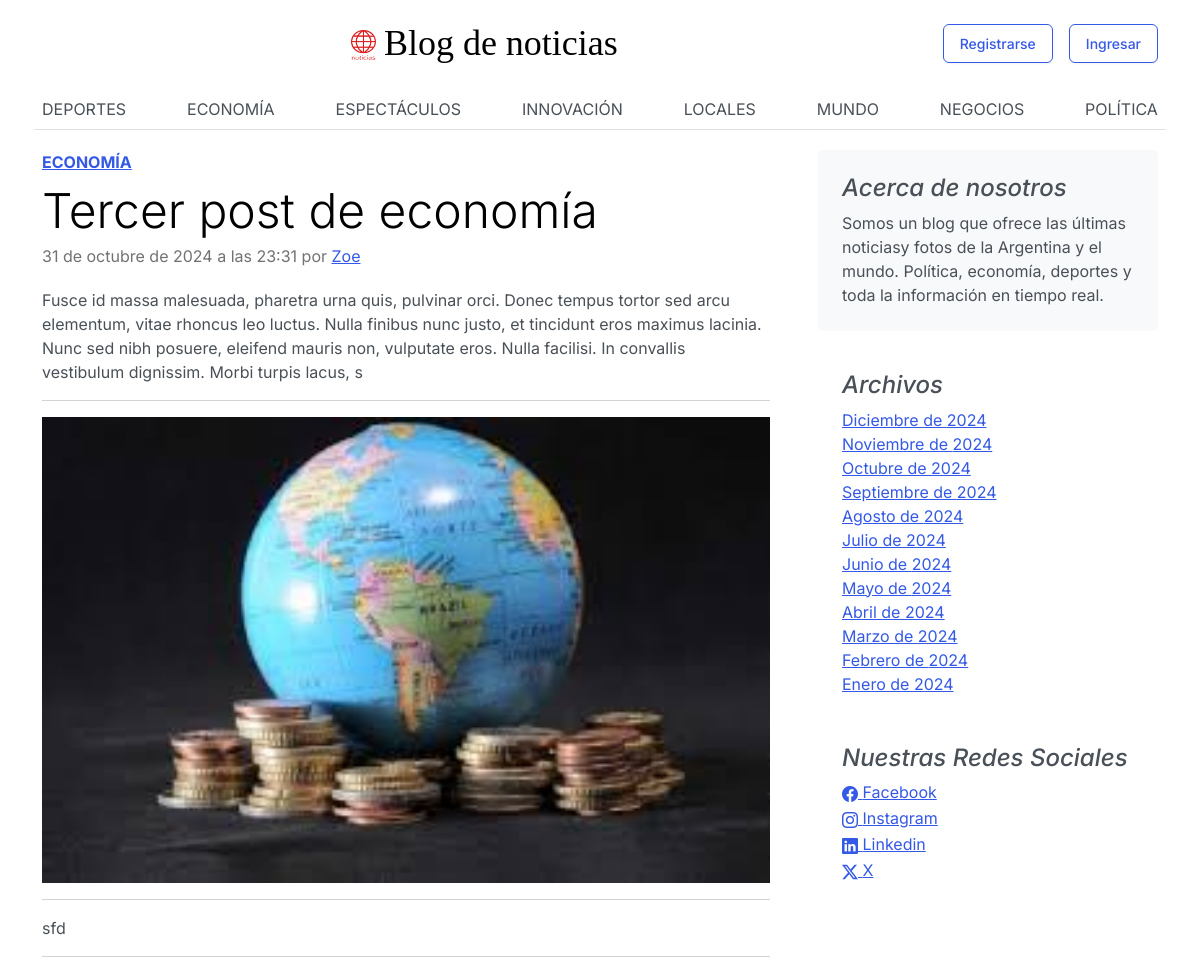
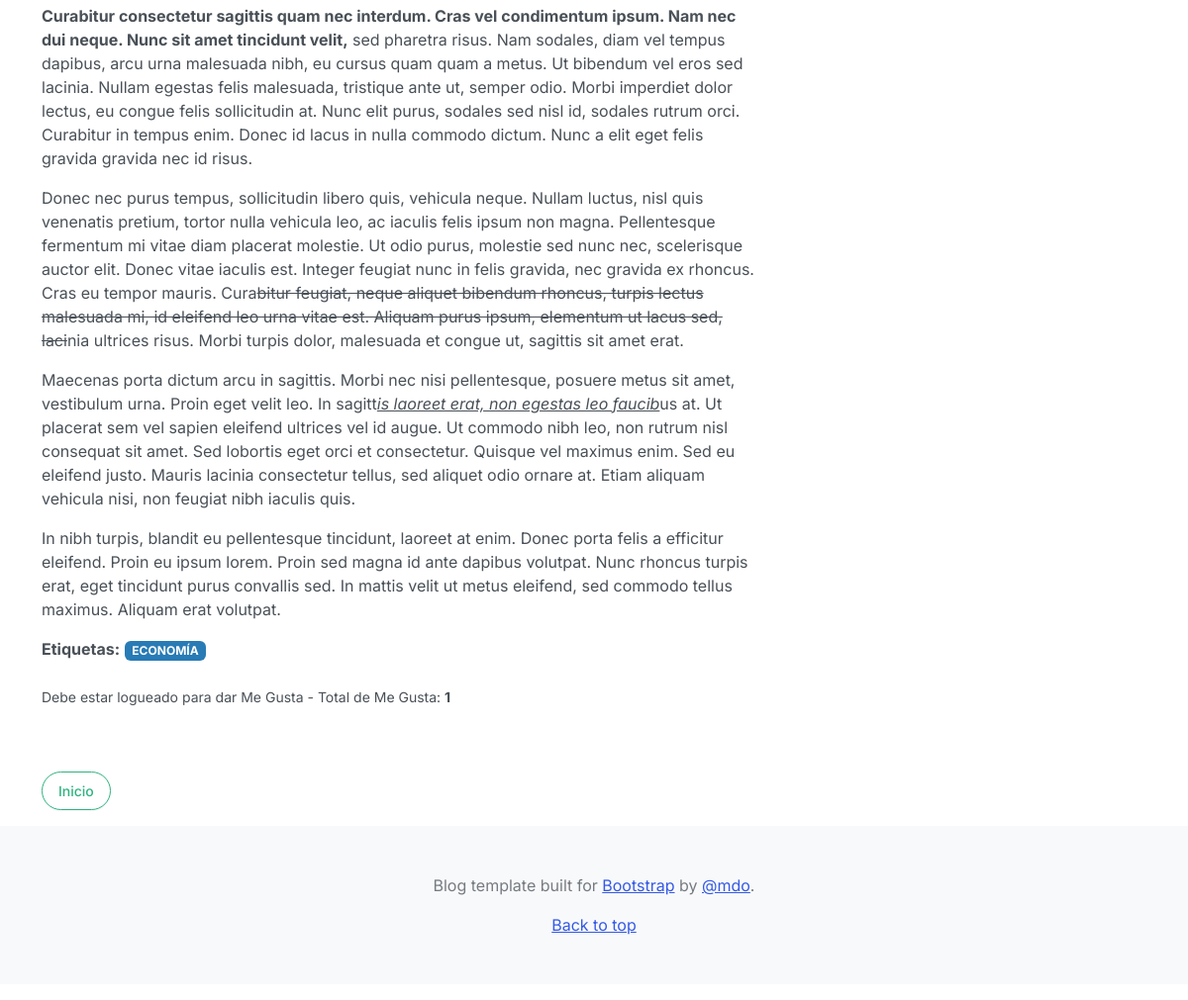
/post/11, run on the app's committed database (2 pictures, top to bottom).
### core/models.py (models this page shows, shortened)
class Category(models.Model):
    name = models.CharField(max_length=200, unique=True, verbose_name='Nombre')
    active = models.BooleanField(default=True, verbose_name='Activo')
    created = models.DateTimeField(auto_now_add=True, verbose_name='Fecha de creacion')
    updated = models.DateTimeField(auto_now=True, verbose_name= 'Fecha de modificación')
    class Meta:
        verbose_name= 'Categoría'
        verbose_name_plural = 'Categorías'
        ordering = ['name']
    def __str__(self):
        return self.name

class Post(models.Model):
    title = models.CharField(max_length=250, verbose_name='Titulo')
    excerpt = models.TextField(verbose_name='Bajada')
    content = models.TextField(verbose_name='Contenido')
    image = models.ImageField(upload_to='posts', null=True, blank= True, verbose_name='Imagen')
    image_description = models.TextField(max_length=200, verbose_name='Descripción de imagen', blank=True, null=True)
    published = models.BooleanField(default=False, verbose_name='Publicado')
    category = models.ForeignKey(Category, on_delete=models.CASCADE, related_name='get_posts', verbose_name='Categoría')
    author = models.ForeignKey(User, on_delete=models.CASCADE, related_name='get_posts', verbose_name='Autor')
    tags = models.ManyToManyField(Tag, verbose_name='Etiquetas')
    likes = models.ManyToManyField(User, related_name='blog_post', blank=True , verbose_name='Me gusta')
    created = models.DateTimeField(auto_now_add=True, verbose_name='Fecha de creacion')
    updated = models.DateTimeField(auto_now=True, verbose_name= 'Fecha de modificación')
    class Meta:
        verbose_name= 'Publicación'
        verbose_name_plural = 'Publicaciones'
        ordering = ['-created']
    def total_likes(self):
        return self.likes.count()

class Tag(models.Model):
    name = models.CharField(max_length=200, unique=True, verbose_name='Nombre')
    active = models.BooleanField(default=True, verbose_name='Activo')
    created = models.DateTimeField(auto_now_add=True, verbose_name='Fecha de creacion')
    updated = models.DateTimeField(auto_now=True, verbose_name= 'Fecha de modificación')
    class Meta:
        verbose_name= 'Etiqueta'
        verbose_name_plural = 'Etiquetas'
        ordering = ['name']

class About(models.Model):
    description = models.CharField(max_length=350, verbose_name='Descripción')
    created = models.DateTimeField(auto_now_add=True, verbose_name='Fecha de creacion')
    updated = models.DateTimeField(auto_now=True, verbose_name= 'Fecha de modificación')
    class Meta:
        verbose_name= 'Acerca de '
        verbose_name_plural = 'Acerca de nosotros'
        ordering = ['-created']
    def __str__(self):
        return self.description

class Link(models.Model):
    key = models.CharField(max_length=100, verbose_name='Key link')
    name = models.CharField(max_length=120, verbose_name='Red social')
    url = models.URLField(max_length=350,verbose_name='Enlace', blank=True, null=True)
    icon = models.CharField(max_length=100, verbose_name='Icono', blank=True, null=True)
    created = models.DateTimeField(auto_now_add=True, verbose_name='Fecha de creacion')
    updated = models.DateTimeField(auto_now=True, verbose_name= 'Fecha de modificación')
    class Meta:
        verbose_name= 'Red social '
        verbose_name_plural = 'Redes sociales'
        ordering = ['name']

### core/views.py (the view)
# urls.py: path('post/<int:post_id>', views.post, name="post"),
def post(request, post_id):
    try:
        post = get_object_or_404(Post, id=post_id)
        total_likes = post.total_likes()
        liked = False
        if post.likes.filter(id=request.user.id).exists():
            liked = True
        return render(request, 'core/detail.html',{'post':post, 'total_likes':total_likes, 'liked':liked})
    except:
        return render(request, 'core/404.html')

### core/processors.py (called while the page is built)
def ctx_dict_about(request):
    ctx_about = {}
    ctx_about['About'] = About.objects.latest('-created')
    return ctx_about

def ctx_dict_category(request):
    ctx_category = {}
    ctx_category['Categories'] = Category.objects.filter(active=True)
    return ctx_category

def ctx_dict_link(request):
    ctx_link = {}
    links = Link.objects.all()
    for link in links:
        ctx_link[link.key] = {'social_media':link.name,'url':link.url, 'icon': link.icon}
    return ctx_link

def ctx_dict_history(request):
    ctx_history = {}
    ctx_history['dates'] = Post.objects.dates('created', 'month', order='DESC').distinct()
    return ctx_history

### core/templates/core/detail.html (shortened to what this page needs)
{% extends 'core/base.html' %}
{% load static %}
{% block post %}
<article class="blog-post">
    <strong class="d-inline-block mb-2 text-primary" ><a href="{% url 'category' post.category.id %}">{{ post.category }}</a></strong>
    <h2 class="display-5 link-body-emphasis mb-1">{{ post.title }}</h2>
    <p class="blog-post-meta">{{ post.updated }} por <a href="{% url 'author' post.author.id %}">{{ post.author.first_name }}</a></p>
    <p class="lead-my-3">{{ post.excerpt }}</p>
    <hr>
    <div class="col-auto d-none d-lg-block">
        {% if not post.image.url %}
        {% else %}
        <img class="bd-placeholder-img" width="100%" height="100%" src="{{ post.image.url }}">
        {% endif %}
    </div>
    <hr>
    <p>{{ post.image_description }}</p>
    <hr>
    <p>{{ post.content | safe }}</p>
    <strong>Etiquetas:</strong>
    {% for tag in post.tags.all %}
        <span class="badge text-bg-info">{{ tag.name | upper }}</span>
    {% endfor %}
    <br>
    <br>
    <form action="{% url 'like_post' post.pk %}" method="post">
        {% if user.is_authenticated %}
            {% if liked %}
                <button type="submit" class="btn btn-sm btn-danger" name="post_id" value="{{ post.id }}">
                    Ya no me gusta
                </button>
            {% else %}
                <button type="submit" class="btn btn-sm btn-primary" name="post_id" value="{{ post.id }}">
                    Me gusta <span class="badge text-bg-secondary">{{ total_likes }}</span>
                </button>
            {% endif %}
        {% else %}
        <small>Debe estar logueado para dar Me Gusta - Total de Me Gusta: <strong>{{ total_likes }}</strong></small>
        {% endif %}
    </form>
</article>
<div class="my-3">
    <a class="btn btn-outline-success rounded-pill" href="{% url 'home' %}">Inicio</a>
</div>
{% endblock %}

### core/templates/core/base.html (shortened to what this page needs)
<!DOCTYPE html>
<html lang="es">
<head>
    {% load static %}
    <link href="{% static 'core/css/bootstrap.min.css' %}" rel="stylesheet">
    <link rel="stylesheet" href="https://cdn.jsdelivr.net/npm/bootstrap-icons@1.11.3/font/bootstrap-icons.min.css">
    <link href="{% static 'core/css/blog.css' %}" rel="stylesheet">
</head>
<body>
    <div class="container sticky-top text-center" style="background-color: white;">
        <div class="row g-3 align-items-center">
            <div class="col-md">
                <a class="navbar-brand blog-header-logo text-body-emphasis text-decoration-none" href="/">
                    <img class="bi me-2" width="25" height="30" src="{% static 'core/img/Noticias-logo.png' %}">Blog de noticias
                </a>
            </div>
            {% if user.is_authenticated %}
            <div class="col-md-auto">
                <button class="btn btn-outline-success">
                    <a class="nav-link active" aria-current="page" href="/profile">Mi perfil</a>
                </button>
            </div>
            <div class="col-md-auto">
                <button class="btn btn-outline-success">
                    <a class="nav-link active" aria-current="page" href="/logout">Cerrar sesión</a>
                </button>
            </div>
            {% else %}
            <div class="col-md-auto">
                <button class="btn btn-outline-primary">
                    <a class="nav-link active" aria-current="page" href="/register">Registrarse</a>
                </button>
            </div>
            <div class="col-md-auto">
                <button class="btn btn-outline-primary">
                    <a class="nav-link active" aria-current="page" href="/signin">Ingresar</a>
                </button>
            </div>
            {% endif %}
            <div class="nav-scroller py-1 mb-3 border-bottom">
                <nav class="nav nav-underline justify-content-between">
                    {% for categoria in Categories %}
                        {% if forloop.counter <= 8 %}
                        <a class="nav-item nav-link {% if request.resolver_match.kwargs.category_id == categoria.id %}active{% endif %}" href="{% url 'category' categoria.id %}">{{ categoria.name }}</a>
                        {% endif %}
                    {% endfor %}
                </nav>
            </div>
        </div>
    </div>
    <main class="container" style="margin-top: 20px">
        <div class="row g-5">
            <div class="col-md-8">
                {% block post %}
                {% endblock %}
            </div>
            <aside class="col-md-4">
                <div class="position-sticky">
                    <div class="p-4 mb-3 bg-body-tertiary rounded">
                        <h4 class="fst-italic">Acerca de nosotros</h4>
                        <p class="mb-0">{{About}}</p>
                    </div>
                    <div class="p-4">
                        <h4 class="fst-italic">Archivos</h4>
                        <ol class="list-unstyled mb-0">
                        {% for fecha in dates %}
                            {% if forloop.counter <= 12 %}
                            <li>
                                {% if fecha.month == 1 %}<a href="{% url 'dates' fecha.month fecha.year %}">Enero de {{ fecha.year }}</a>{% endif %}
                                {% if fecha.month == 2 %}<a href="{% url 'dates' fecha.month fecha.year %}">Febrero de {{ fecha.year }}</a>{% endif %}
                                {% if fecha.month == 3 %}<a href="{% url 'dates' fecha.month fecha.year %}">Marzo de {{ fecha.year }}</a>{% endif %}
                                {% if fecha.month == 4 %}<a href="{% url 'dates' fecha.month fecha.year %}">Abril de {{ fecha.year }}</a>{% endif %}
                                {% if fecha.month == 5 %}<a href="{% url 'dates' fecha.month fecha.year %}">Mayo de {{ fecha.year }}</a>{% endif %}
                                {% if fecha.month == 6 %}<a href="{% url 'dates' fecha.month fecha.year %}">Junio de {{ fecha.year }}</a>{% endif %}
                                {% if fecha.month == 7 %}<a href="{% url 'dates' fecha.month fecha.year %}">Julio de {{ fecha.year }}</a>{% endif %}
                                {% if fecha.month == 8 %}<a href="{% url 'dates' fecha.month fecha.year %}">Agosto de {{ fecha.year }}</a>{% endif %}
                                {% if fecha.month == 9 %}<a href="{% url 'dates' fecha.month fecha.year %}">Septiembre de {{ fecha.year }}</a>{% endif %}
                                {% if fecha.month == 10 %}<a href="{% url 'dates' fecha.month fecha.year %}">Octubre de {{ fecha.year }}</a>{% endif %}
                                {% if fecha.month == 11 %}<a href="{% url 'dates' fecha.month fecha.year %}">Noviembre de {{ fecha.year }}</a>{% endif %}
                                {% if fecha.month == 12 %}<a href="{% url 'dates' fecha.month fecha.year %}">Diciembre de {{ fecha.year }}</a>{% endif %}
                            </li>
                            {% endif %}
                        {% endfor %}
                        </ol>
                    </div>
                    <div class="p-4">
                        <h4 class="fst-italic">Nuestras Redes Sociales</h4>
                        <ol class="list-unstyled">
                            {% if Link_Facebook.url %}
                            <li><a href="{{Link_Facebook.url}}"><i class="{{Link_Facebook.icon}}"></i> {{Link_Facebook.social_media}}</a></li>
                            {% endif %}
                            {% if Link_Instagram.url %}
                            <li><a href="{{Link_Instagram.url}}"><i class="{{Link_Instagram.icon}}"></i> {{Link_Instagram.social_media}}</a></li>
                            {% endif %}
                            {% if Link_Linkedin.url %}
                            <li><a href="{{Link_Linkedin.url}}"><i class="{{Link_Linkedin.icon}}"></i> {{Link_Linkedin.social_media}}</a></li>
                            {% endif %}
                            {% if Link_X.url %}
                            <li><a href="{{Link_X.url}}"><i class="{{Link_X.icon}}"></i> {{Link_X.social_media}}</a></li>
                            {% endif %}
                        </ol>
                    </div>
                </div>
            </aside>
        </div>
    </main>
    <footer class="py-5 text-center text-body-secondary bg-body-tertiary">
        <p>Blog template built for <a href="https://getbootstrap.com/">Bootstrap</a> by <a
                href="https://twitter.com/mdo">@mdo</a>.</p>
        <p class="mb-0">
            <a href="#">Back to top</a>
        </p>
    </footer>
</body>
</html>

### core/static/core/css/blog.css (style rules this page uses)
.blog-header-logo { font-family: "Playfair Display", Georgia, "Times New Roman", serif; font-size: 2.25rem; }
.blog-post { margin-bottom: 4rem; }
.blog-post-meta { margin-bottom: 1.25rem; color: #727272; }
.bd-placeholder-img { font-size: 1.125rem; text-anchor: middle; -webkit-user-select: none; -moz-user-select: none; user-select: none; }
.bi { vertical-align: -.125em; fill: currentColor; }
.nav-scroller { position: relative; z-index: 2; height: 2.75rem; overflow-y: hidden; }
.nav-scroller .nav { display: flex; flex-wrap: nowrap; padding-bottom: 1rem; margin-top: -1px; overflow-x: auto; text-align: center; white-space: nowrap; -webkit-overflow-scrolling: touch; }

### data on the page
Category: name "DEPORTES"
Category: name "ECONOMÍA"
Category: name "ESPECTÁCULOS"
Category: name "INNOVACIÓN"
Category: name "LOCALES"
Category: name "MUNDO"
Category: name "NEGOCIOS"
Category: name "POLÍTICA"
Post: category "ECONOMÍA", title "Tercer post de economía", updated "31 de octubre de 2024 a las 23:31", author.first_name "Zoe", excerpt "Fusce id massa malesuada, pharetra urna quis, pulvinar orci. Donec tempus tortor sed arcu elementum, vitae rhoncus leo luctus. Nulla finibus nunc justo, et tincidunt eros maximus lacinia. Nunc sed nibh posuere, eleifend mauris non, vulputate eros. Nulla facilisi. In convallis vestibulum dignissim. Morbi turpis lacus, s", image (picture), image_description "sfd", content "Curabitur consectetur sagittis quam nec interdum. Cras vel condimentum ipsum. Nam nec dui neque. Nunc sit amet tincidunt velit, sed pharetra risus. Nam sodales, diam vel tempus dapibus, arcu urna malesuada nibh, eu cursus quam quam a metus. Ut bibendum vel eros sed lacinia. Nullam egestas felis malesuada, tristique ante ut, semper odio. Morbi imperdiet dolor lectus, eu congue felis sollicitudin at. Nunc elit purus, sodales sed nisl id, sodales rutrum orci. Curabitur in tempus enim. Donec id lacus in nulla commodo dictum. Nunc a elit eget felis gravida gravida nec id risus. Donec nec purus tempus, sollicitudin libero quis, vehicula neque. Nullam luctus, nisl quis venenatis pretium, tortor…"
Tag: name "ECONOMÍA"
About: description "Somos un blog que ofrece las últimas noticiasy fotos de la Argentina y el mundo. Política, economía, deportes y toda la información en tiempo real."
Link: social_media "Facebook"
Link: social_media "Instagram"
Link: social_media "Linkedin"

### other printed values
{{ total_likes }} "1"
{{ fecha.year }} "2024"
{{ Link_X.social_media }} "X"
